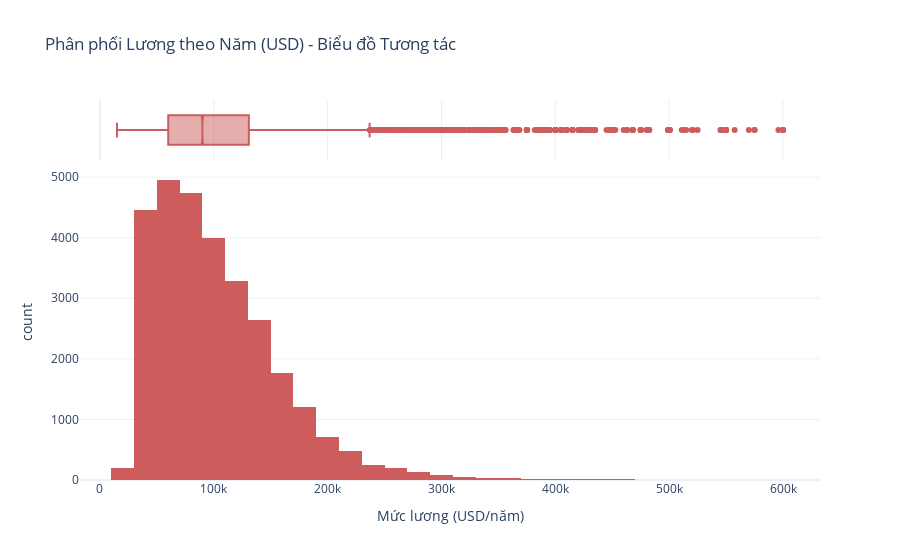

The notebook cell saved with this chart:
### Code cell
import plotly.express as px
# --- BƯỚC 3: LOẠI BỎ NGOẠI LAI (OUTLIERS) ---

print(f"Số lượng bản ghi có dữ liệu lương hợp lệ: {df_clean['yearly_salary'].count()}")

# Vẽ Histogram
fig = px.histogram(
    df_clean,
    x='yearly_salary',
    nbins=50,
    title='Phân phối Lương theo Năm (USD) - Biểu đồ Tương tác',
    labels={'yearly_salary': 'Mức lương (USD/năm)', 'count': 'Số lượng công việc'},
    template='plotly_white', # Giao diện sáng sủa
    marginal='box', # Thêm biểu đồ hộp (box plot) nhỏ ở trên để xem median/outlier
    color_discrete_sequence=['indianred'] # Đổi màu cột
)

# Hiển thị biểu đồ
fig.show()

### Figure 1 — Plotly figure (JSON) as saved in the notebook; plotly's stock layout.template omitted (floating-point values rounded to 4 significant figures; data arrays with more than 128 entries replaced by an {"elided": "..."} marker saying what was removed)
{"data": [{"bingroup": "x", "hovertemplate": "Mức lương (USD/năm)=%{x}<br>count=%{y}<extra></extra>", "legendgroup": "", "marker": {"color": "indianred", "pattern": {"shape": ""}}, "name": "", "nbinsx": 50, "orientation": "v", "showlegend": false, "x": {"elided": "35620 float values"}, "xaxis": "x", "yaxis": "y", "type": "histogram"}, {"hovertemplate": "Mức lương (USD/năm)=%{x}<extra></extra>", "legendgroup": "", "marker": {"color": "indianred"}, "name": "", "notched": true, "showlegend": false, "x": {"elided": "35620 float values"}, "xaxis": "x2", "yaxis": "y2", "type": "box"}], "layout": {"xaxis": {"anchor": "y", "domain": [0.0, 1.0], "title": {"text": "Mức lương (USD/năm)"}}, "yaxis": {"anchor": "x", "domain": [0.0, 0.8316], "title": {"text": "count"}}, "xaxis2": {"anchor": "y2", "domain": [0.0, 1.0], "matches": "x", "showticklabels": false, "showgrid": true}, "yaxis2": {"anchor": "x2", "domain": [0.8416, 1.0], "matches": "y2", "showticklabels": false, "showline": false, "ticks": "", "showgrid": false}, "legend": {"tracegroupgap": 0}, "title": {"text": "Phân phối Lương theo Năm (USD) - Biểu đồ Tương tác"}, "barmode": "relative"}}
